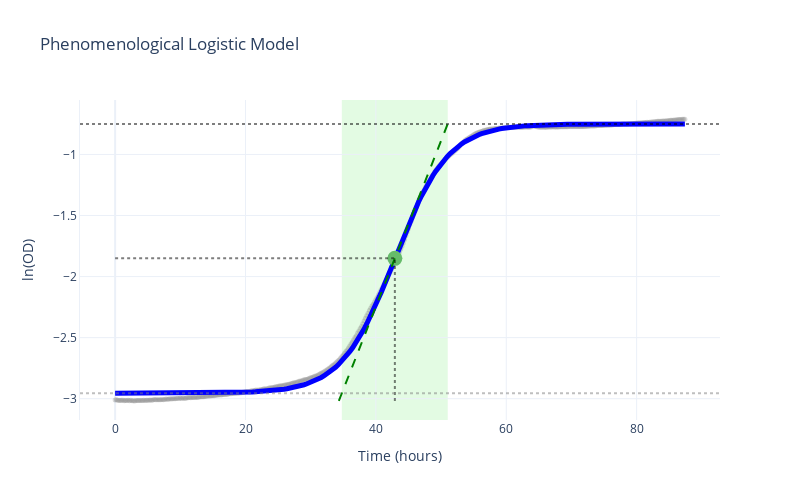
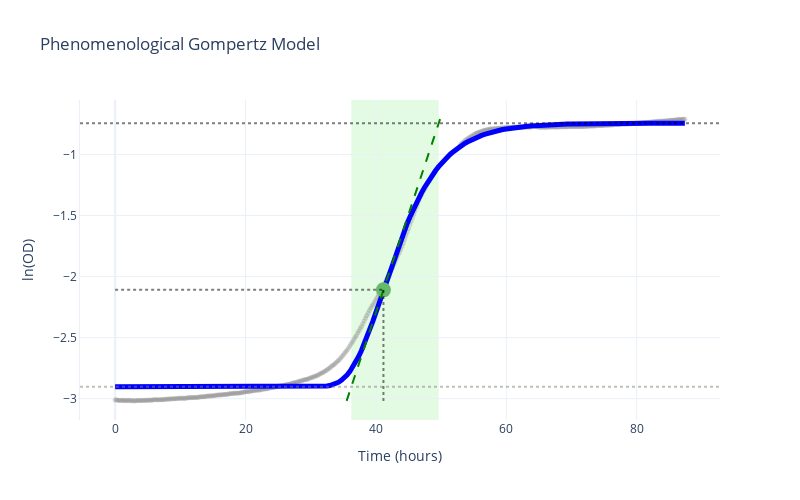
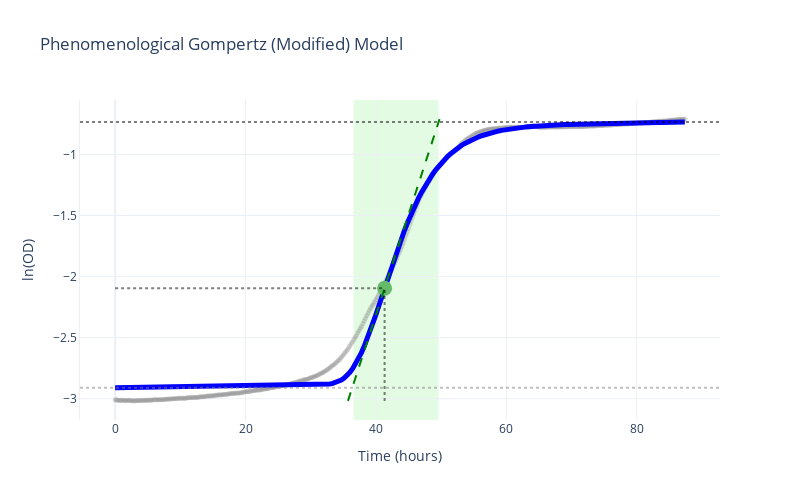

These figures' notebook cell, in order:
### Markdown cell above
# Visualize fits and calculated growth descriptors

Each phenomenological parametric model is plotted individually with:
- Raw data points (gray markers)
- Fitted model curve (blue line)
- Exponential phase shading (light green)
- Growth statistics annotations (N0 line, max OD line, μmax point, tangent line)

### Code cell
# Create individual plots for each phenomenological parametric model

for model_name, fit in phenom_param_fits.items():
    stats = phenom_param_stats[model_name]

    # Create base plot with data
    fig = gc.plot.create_base_plot(time, data, scale="log")

    # Annotate with fit and growth statistics
    fig = gc.plot.annotate_plot(
        fig,
        scale="log",
        phase_boundaries=(stats["exp_phase_start"], stats["exp_phase_end"]),
        time_umax=stats["time_at_umax"],
        od_umax=stats["od_at_umax"],
        od_max=stats["max_od"],
        N0=stats["N0"],
        umax=stats["mu_max"],
        umax_point=(stats["time_at_umax"], stats["od_at_umax"]),
        fitted_model=fit,
        draw_umax_tangent=True,
    )

    # Add title and display
    model_titles = {
        "phenom_logistic": "Phenomenological Logistic Model",
        "phenom_gompertz": "Phenomenological Gompertz Model",
        "phenom_gompertz_modified": "Phenomenological Gompertz (Modified) Model",
        "phenom_richards": "Phenomenological Richards Model",
    }
    fig.update_layout(
        title=model_titles.get(model_name, model_name),
        height=500,
        width=800,
        template="plotly_white",
    )
    fig.show()

### Figure 1 — Plotly figure (JSON) as saved in the notebook; plotly's stock layout.template omitted (floating-point values rounded to 4 significant figures; data arrays with more than 128 entries replaced by an {"elided": "..."} marker saying what was removed)
{"data": [{"marker": {"color": "gray", "opacity": 0.3, "size": 5}, "mode": "markers", "name": "Data", "showlegend": false, "type": "scatter", "x": {"elided": "438 float values"}, "y": {"elided": "438 float values"}}, {"line": {"color": "blue", "width": 5}, "mode": "lines", "name": "Phenomenological Logistic fit", "showlegend": false, "type": "scatter", "x": {"elided": "200 float values"}, "y": {"elided": "200 float values"}}, {"marker": {"color": "#66BB6A", "size": 15, "symbol": "circle"}, "mode": "markers", "showlegend": false, "type": "scatter", "x": [42.91], "y": [-1.851]}, {"hovertemplate": "Tangent line at μmax<extra></extra>", "line": {"color": "green", "dash": "dash", "width": 2}, "mode": "lines", "name": "umax tangent", "showlegend": false, "type": "scatter", "x": [34.32, 34.49, 34.66, 34.83, 35.0, 35.17, 35.35, 35.52, 35.69, 35.86, 36.03, 36.2, 36.38, 36.55, 36.72, 36.89, 37.06, 37.23, 37.41, 37.58, 37.75, 37.92, 38.09, 38.26, 38.44, 38.61, 38.78, 38.95, 39.12, 39.29, 39.47, 39.64, 39.81, 39.98, 40.15, 40.32, 40.5, 40.67, 40.84, 41.01, 41.18, 41.35, 41.53, 41.7, 41.87, 42.04, 42.21, 42.38, 42.56, 42.73, 42.9, 43.07, 43.24, 43.41, 43.59, 43.76, 43.93, 44.1, 44.27, 44.44, 44.62, 44.79, 44.96, 45.13, 45.3, 45.47, 45.65, 45.82, 45.99, 46.16, 46.33, 46.5, 46.68, 46.85, 47.02, 47.19, 47.36, 47.53, 47.71, 47.88, 48.05, 48.22, 48.39, 48.56, 48.74, 48.91, 49.08, 49.25, 49.42, 49.59, 49.77, 49.94, 50.11, 50.28, 50.45, 50.62, 50.8, 50.97, 51.14, 51.31], "y": [-3.018, -2.995, -2.971, -2.948, -2.925, -2.901, -2.878, -2.855, -2.832, -2.808, -2.785, -2.762, -2.738, -2.715, -2.692, -2.668, -2.645, -2.622, -2.598, -2.575, -2.552, -2.529, -2.505, -2.482, -2.459, -2.435, -2.412, -2.389, -2.365, -2.342, -2.319, -2.295, -2.272, -2.249, -2.226, -2.202, -2.179, -2.156, -2.132, -2.109, -2.086, -2.062, -2.039, -2.016, -1.993, -1.969, -1.946, -1.923, -1.899, -1.876, -1.853, -1.829, -1.806, -1.783, -1.759, -1.736, -1.713, -1.69, -1.666, -1.643, -1.62, -1.596, -1.573, -1.55, -1.526, -1.503, -1.48, -1.456, -1.433, -1.41, -1.387, -1.363, -1.34, -1.317, -1.293, -1.27, -1.247, -1.223, -1.2, -1.177, -1.154, -1.13, -1.107, -1.084, -1.06, -1.037, -1.014, -0.9904, -0.9671, -0.9438, -0.9205, -0.8971, -0.8738, -0.8505, -0.8272, -0.8039, -0.7806, -0.7573, -0.734, -0.7107]}], "layout": {"height": 500, "hovermode": "closest", "shapes": [{"fillcolor": "lightgreen", "layer": "below", "line": {"width": 0}, "opacity": 0.25, "type": "rect", "x0": 34.78, "x1": 51.02, "xref": "x", "y0": 0, "y1": 1, "yref": "y domain"}, {"line": {"color": "black", "dash": "dot", "width": 2}, "opacity": 0.5, "type": "line", "x0": 42.91, "x1": 42.91, "y0": -3.018, "y1": -1.851}, {"line": {"color": "black", "dash": "dot", "width": 2}, "opacity": 0.5, "type": "line", "x0": 0, "x1": 42.91, "y0": -1.851, "y1": -1.851}, {"line": {"color": "black", "dash": "dot", "width": 2}, "opacity": 0.5, "type": "line", "x0": 0, "x1": 1, "xref": "x domain", "y0": -0.7497, "y1": -0.7497, "yref": "y"}, {"line": {"color": "gray", "dash": "dot", "width": 2}, "opacity": 0.5, "type": "line", "x0": 0, "x1": 1, "xref": "x domain", "y0": -2.955, "y1": -2.955, "yref": "y"}], "showlegend": false, "title": {"text": "Phenomenological Logistic Model"}, "width": 800, "xaxis": {"range": [0, null], "title": {"text": "Time (hours)"}}, "yaxis": {"showline": true, "title": {"text": "ln(OD)"}, "visible": true}}}

### Figure 2 — Plotly figure (JSON) as saved in the notebook; plotly's stock layout.template omitted (floating-point values rounded to 4 significant figures; data arrays with more than 128 entries replaced by an {"elided": "..."} marker saying what was removed)
{"data": [{"marker": {"color": "gray", "opacity": 0.3, "size": 5}, "mode": "markers", "name": "Data", "showlegend": false, "type": "scatter", "x": {"elided": "438 float values"}, "y": {"elided": "438 float values"}}, {"line": {"color": "blue", "width": 5}, "mode": "lines", "name": "Phenomenological Gompertz fit", "showlegend": false, "type": "scatter", "x": {"elided": "200 float values"}, "y": {"elided": "200 float values"}}, {"marker": {"color": "#66BB6A", "size": 15, "symbol": "circle"}, "mode": "markers", "showlegend": false, "type": "scatter", "x": [41.16], "y": [-2.109]}, {"hovertemplate": "Tangent line at μmax<extra></extra>", "line": {"color": "green", "dash": "dash", "width": 2}, "mode": "lines", "name": "umax tangent", "showlegend": false, "type": "scatter", "x": [35.51, 35.66, 35.8, 35.95, 36.09, 36.24, 36.38, 36.52, 36.67, 36.81, 36.96, 37.1, 37.25, 37.39, 37.54, 37.68, 37.83, 37.97, 38.12, 38.26, 38.41, 38.55, 38.7, 38.84, 38.99, 39.13, 39.28, 39.42, 39.57, 39.71, 39.86, 40.0, 40.15, 40.29, 40.44, 40.58, 40.73, 40.87, 41.01, 41.16, 41.3, 41.45, 41.59, 41.74, 41.88, 42.03, 42.17, 42.32, 42.46, 42.61, 42.75, 42.9, 43.04, 43.19, 43.33, 43.48, 43.62, 43.77, 43.91, 44.06, 44.2, 44.35, 44.49, 44.64, 44.78, 44.93, 45.07, 45.22, 45.36, 45.5, 45.65, 45.79, 45.94, 46.08, 46.23, 46.37, 46.52, 46.66, 46.81, 46.95, 47.1, 47.24, 47.39, 47.53, 47.68, 47.82, 47.97, 48.11, 48.26, 48.4, 48.55, 48.69, 48.84, 48.98, 49.13, 49.27, 49.42, 49.56, 49.71, 49.85], "y": [-3.018, -2.995, -2.971, -2.948, -2.925, -2.901, -2.878, -2.855, -2.832, -2.808, -2.785, -2.762, -2.738, -2.715, -2.692, -2.668, -2.645, -2.622, -2.598, -2.575, -2.552, -2.529, -2.505, -2.482, -2.459, -2.435, -2.412, -2.389, -2.365, -2.342, -2.319, -2.295, -2.272, -2.249, -2.226, -2.202, -2.179, -2.156, -2.132, -2.109, -2.086, -2.062, -2.039, -2.016, -1.993, -1.969, -1.946, -1.923, -1.899, -1.876, -1.853, -1.829, -1.806, -1.783, -1.759, -1.736, -1.713, -1.69, -1.666, -1.643, -1.62, -1.596, -1.573, -1.55, -1.526, -1.503, -1.48, -1.456, -1.433, -1.41, -1.387, -1.363, -1.34, -1.317, -1.293, -1.27, -1.247, -1.223, -1.2, -1.177, -1.154, -1.13, -1.107, -1.084, -1.06, -1.037, -1.014, -0.9904, -0.9671, -0.9438, -0.9205, -0.8971, -0.8738, -0.8505, -0.8272, -0.8039, -0.7806, -0.7573, -0.734, -0.7107]}], "layout": {"height": 500, "hovermode": "closest", "shapes": [{"fillcolor": "lightgreen", "layer": "below", "line": {"width": 0}, "opacity": 0.25, "type": "rect", "x0": 36.22, "x1": 49.64, "xref": "x", "y0": 0, "y1": 1, "yref": "y domain"}, {"line": {"color": "black", "dash": "dot", "width": 2}, "opacity": 0.5, "type": "line", "x0": 41.16, "x1": 41.16, "y0": -3.018, "y1": -2.109}, {"line": {"color": "black", "dash": "dot", "width": 2}, "opacity": 0.5, "type": "line", "x0": 0, "x1": 41.16, "y0": -2.109, "y1": -2.109}, {"line": {"color": "black", "dash": "dot", "width": 2}, "opacity": 0.5, "type": "line", "x0": 0, "x1": 1, "xref": "x domain", "y0": -0.7442, "y1": -0.7442, "yref": "y"}, {"line": {"color": "gray", "dash": "dot", "width": 2}, "opacity": 0.5, "type": "line", "x0": 0, "x1": 1, "xref": "x domain", "y0": -2.903, "y1": -2.903, "yref": "y"}], "showlegend": false, "title": {"text": "Phenomenological Gompertz Model"}, "width": 800, "xaxis": {"range": [0, null], "title": {"text": "Time (hours)"}}, "yaxis": {"showline": true, "title": {"text": "ln(OD)"}, "visible": true}}}

### Figure 3 — Plotly figure (JSON) as saved in the notebook; plotly's stock layout.template omitted (floating-point values rounded to 4 significant figures; data arrays with more than 128 entries replaced by an {"elided": "..."} marker saying what was removed)
{"data": [{"marker": {"color": "gray", "opacity": 0.3, "size": 5}, "mode": "markers", "name": "Data", "showlegend": false, "type": "scatter", "x": {"elided": "438 float values"}, "y": {"elided": "438 float values"}}, {"line": {"color": "blue", "width": 5}, "mode": "lines", "name": "Phenomenological Gompertz (modified) fit", "showlegend": false, "type": "scatter", "x": {"elided": "200 float values"}, "y": {"elided": "200 float values"}}, {"marker": {"color": "#66BB6A", "size": 15, "symbol": "circle"}, "mode": "markers", "showlegend": false, "type": "scatter", "x": [41.34], "y": [-2.095]}, {"hovertemplate": "Tangent line at μmax<extra></extra>", "line": {"color": "green", "dash": "dash", "width": 2}, "mode": "lines", "name": "umax tangent", "showlegend": false, "type": "scatter", "x": [35.72, 35.86, 36.0, 36.14, 36.28, 36.43, 36.57, 36.71, 36.85, 36.99, 37.14, 37.28, 37.42, 37.56, 37.7, 37.85, 37.99, 38.13, 38.27, 38.41, 38.56, 38.7, 38.84, 38.98, 39.12, 39.26, 39.41, 39.55, 39.69, 39.83, 39.97, 40.12, 40.26, 40.4, 40.54, 40.68, 40.83, 40.97, 41.11, 41.25, 41.39, 41.54, 41.68, 41.82, 41.96, 42.1, 42.25, 42.39, 42.53, 42.67, 42.81, 42.95, 43.1, 43.24, 43.38, 43.52, 43.66, 43.81, 43.95, 44.09, 44.23, 44.37, 44.52, 44.66, 44.8, 44.94, 45.08, 45.23, 45.37, 45.51, 45.65, 45.79, 45.93, 46.08, 46.22, 46.36, 46.5, 46.64, 46.79, 46.93, 47.07, 47.21, 47.35, 47.5, 47.64, 47.78, 47.92, 48.06, 48.21, 48.35, 48.49, 48.63, 48.77, 48.92, 49.06, 49.2, 49.34, 49.48, 49.62, 49.77], "y": [-3.018, -2.995, -2.971, -2.948, -2.925, -2.901, -2.878, -2.855, -2.832, -2.808, -2.785, -2.762, -2.738, -2.715, -2.692, -2.668, -2.645, -2.622, -2.598, -2.575, -2.552, -2.529, -2.505, -2.482, -2.459, -2.435, -2.412, -2.389, -2.365, -2.342, -2.319, -2.295, -2.272, -2.249, -2.226, -2.202, -2.179, -2.156, -2.132, -2.109, -2.086, -2.062, -2.039, -2.016, -1.993, -1.969, -1.946, -1.923, -1.899, -1.876, -1.853, -1.829, -1.806, -1.783, -1.759, -1.736, -1.713, -1.69, -1.666, -1.643, -1.62, -1.596, -1.573, -1.55, -1.526, -1.503, -1.48, -1.456, -1.433, -1.41, -1.387, -1.363, -1.34, -1.317, -1.293, -1.27, -1.247, -1.223, -1.2, -1.177, -1.154, -1.13, -1.107, -1.084, -1.06, -1.037, -1.014, -0.9904, -0.9671, -0.9438, -0.9205, -0.8971, -0.8738, -0.8505, -0.8272, -0.8039, -0.7806, -0.7573, -0.734, -0.7107]}], "layout": {"height": 500, "hovermode": "closest", "shapes": [{"fillcolor": "lightgreen", "layer": "below", "line": {"width": 0}, "opacity": 0.25, "type": "rect", "x0": 36.56, "x1": 49.62, "xref": "x", "y0": 0, "y1": 1, "yref": "y domain"}, {"line": {"color": "black", "dash": "dot", "width": 2}, "opacity": 0.5, "type": "line", "x0": 41.34, "x1": 41.34, "y0": -3.018, "y1": -2.095}, {"line": {"color": "black", "dash": "dot", "width": 2}, "opacity": 0.5, "type": "line", "x0": 0, "x1": 41.34, "y0": -2.095, "y1": -2.095}, {"line": {"color": "black", "dash": "dot", "width": 2}, "opacity": 0.5, "type": "line", "x0": 0, "x1": 1, "xref": "x domain", "y0": -0.7348, "y1": -0.7348, "yref": "y"}, {"line": {"color": "gray", "dash": "dot", "width": 2}, "opacity": 0.5, "type": "line", "x0": 0, "x1": 1, "xref": "x domain", "y0": -2.911, "y1": -2.911, "yref": "y"}], "showlegend": false, "title": {"text": "Phenomenological Gompertz (Modified) Model"}, "width": 800, "xaxis": {"range": [0, null], "title": {"text": "Time (hours)"}}, "yaxis": {"showline": true, "title": {"text": "ln(OD)"}, "visible": true}}}
